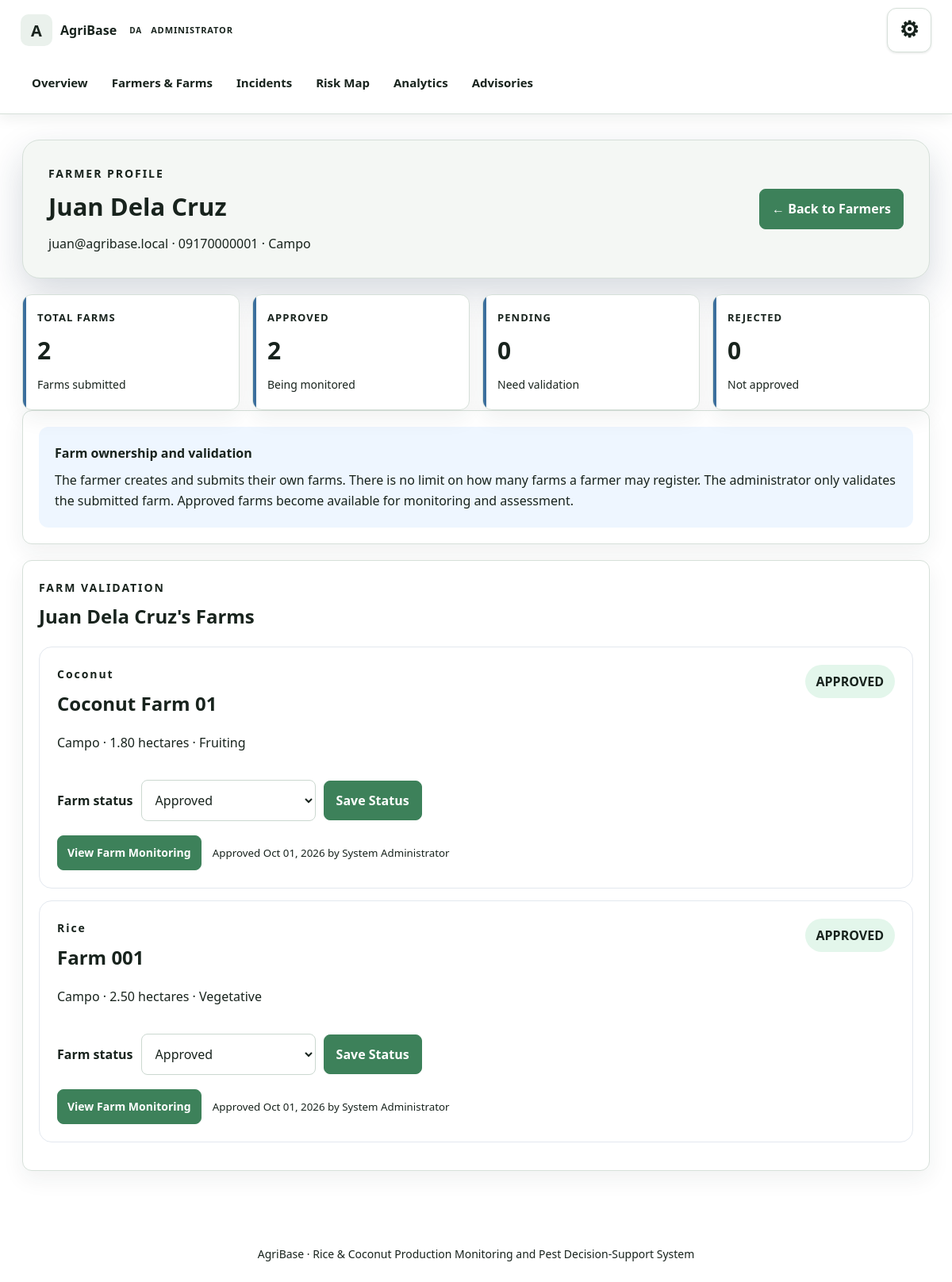
Page /farmer.php?id=2 (signed in) on the committed database.
### tables this page shows
CREATE TABLE users (
    id INT AUTO_INCREMENT PRIMARY KEY,
    full_name VARCHAR(150) NOT NULL,
    username VARCHAR(80) NOT NULL UNIQUE,
    email VARCHAR(150) NOT NULL UNIQUE,
    password_hash VARCHAR(255) NOT NULL,
    role ENUM('admin', 'farmer') NOT NULL DEFAULT 'farmer',
    phone VARCHAR(30) NULL,
    address VARCHAR(255) NULL,
    created_at TIMESTAMP DEFAULT CURRENT_TIMESTAMP
);

CREATE TABLE farms (
    id INT AUTO_INCREMENT PRIMARY KEY,
    farmer_id INT NOT NULL,
    farm_name VARCHAR(150) NOT NULL,
    barangay VARCHAR(100) NOT NULL,
    crop VARCHAR(50) NOT NULL,
    area_hectares DECIMAL(8,2) NOT NULL DEFAULT 0,
    growth_stage VARCHAR(80) NULL,

    approval_status ENUM('Pending', 'Approved', 'Rejected')
        NOT NULL DEFAULT 'Pending',

    approved_by INT NULL,
    approved_at DATETIME NULL,
    rejection_reason TEXT NULL,

    created_at TIMESTAMP DEFAULT CURRENT_TIMESTAMP,
    updated_at TIMESTAMP DEFAULT CURRENT_TIMESTAMP
        ON UPDATE CURRENT_TIMESTAMP,

    INDEX idx_farms_farmer (farmer_id),
    INDEX idx_farms_status (approval_status),

    CONSTRAINT fk_farms_farmer
        FOREIGN KEY (farmer_id)
        REFERENCES users(id)
        ON DELETE CASCADE,

    CONSTRAINT fk_farms_approved_by
        FOREIGN KEY (approved_by)
        REFERENCES users(id)
        ON DELETE SET NULL
);

### farmer.php (the view, shortened to what this page needs)
<?php
require 'includes/config.php';
require 'includes/functions.php';
$id = (int) ($_GET['id'] ?? 0);
$stmt = $pdo->prepare("
    SELECT *
    FROM users
    WHERE id = ?
    AND role = 'farmer'
");
$stmt->execute([$id]);
$farmer = $stmt->fetch();
$stmt = $pdo->prepare("
    SELECT
        f.*,
        u.full_name AS approved_by_name
    FROM farms f
    LEFT JOIN users u
        ON u.id = f.approved_by
    WHERE f.farmer_id = ?
    ORDER BY
        CASE f.approval_status
            WHEN 'Pending' THEN 1
            WHEN 'Approved' THEN 2
            WHEN 'Rejected' THEN 3
        END,
        f.id DESC
");
$stmt->execute([$id]);
$farms = $stmt->fetchAll();
$totalFarms = count($farms);
$pending = 0;
$approved = 0;
$rejected = 0;
foreach ($farms as $farm) {
    if ($farm['approval_status'] === 'Approved') {
        $approved++;
    }
}
?>
<div class="admin-hero compact">
    <div>
        <div class="eyebrow">
            FARMER PROFILE
        </div>
        <h1>
            <?= e($farmer['full_name']) ?>
        </h1>
        <p>
            <?= e($farmer['email']) ?>
            ·
            <?= e($farmer['phone']) ?>
            ·
            <?= e($farmer['address']) ?>
        </p>
    </div>
    <a
        class="admin-btn ghost"
        href="farmers.php"
    >
        ← Back to Farmers
    </a>
</div>
<div class="admin-kpi-grid">
    <div class="admin-kpi">
        <span>Total Farms</span>
        <strong>
            <?= $totalFarms ?>
        </strong>
        <small>
            Farms submitted
        </small>
    </div>
    <div class="admin-kpi">
        <span>Approved</span>
        <strong>
            <?= $approved ?>
        </strong>
        <small>
            Being monitored
        </small>
    </div>
    <div class="admin-kpi">
        <span>Pending</span>
        <strong>
            <?= $pending ?>
        </strong>
        <small>
            Need validation
        </small>
    </div>
    <div class="admin-kpi">
        <span>Rejected</span>
        <strong>
            <?= $rejected ?>
        </strong>
        <small>
            Not approved
        </small>
    </div>
</div>
<div class="admin-panel">
    <div style="
        padding:20px;
        background:#eef6ff;
        border-radius:12px;
        color:#27496d;
    ">
        <strong>Farm ownership and validation</strong>
        <p style="margin:8px 0 0">
            The farmer creates and submits their own farms.
            There is no limit on how many farms a farmer may register.
            The administrator only validates the submitted farm.
            Approved farms become available for monitoring and assessment.
        </p>
    </div>
</div>
<div class="admin-panel" style="margin-top:20px">
    <div class="panel-title">
        <div>
            <span class="eyebrow">
                FARM VALIDATION
            </span>
            <h2>
                <?= e($farmer['full_name']) ?>'s Farms
            </h2>
        </div>
    </div>
    <?php foreach ($farms as $farm): ?>
        <div style="
            border:1px solid #e3e8ef;
            border-radius:16px;
            padding:22px;
            margin-bottom:15px;
            background:#fff;
        ">
            <div style="
                display:flex;
                justify-content:space-between;
                align-items:flex-start;
                gap:20px;
                flex-wrap:wrap;
            ">
                <div>
                    <div class="eyebrow">
                        <?= e($farm['crop']) ?>
                    </div>
                    <h2 style="margin:6px 0">
                        <?= e($farm['farm_name']) ?>
                    </h2>
                    <p>
                        <?= e($farm['barangay']) ?>
                        ·
                        <?= e($farm['area_hectares']) ?>
                        hectares
                        ·
                        <?= e(
                            $farm['growth_stage']
                            ?: 'Stage not set'
                        ) ?>
                    </p>
                </div>
                <?php if ($farm['approval_status'] === 'Approved'): ?>
                    <span style="
                        background:#e3f6eb;
                        color:#176b42;
                        padding:8px 14px;
                        border-radius:30px;
                        font-weight:700;
                    ">
                        APPROVED
                    </span>
                <?php endif; ?>
            </div>
            <form method="post" class="farm-status-form">
                <label for="farm-status-<?= (int) $farm['id'] ?>">Farm status</label>
                <select
                    class="farm-status-select"
                    id="farm-status-<?= (int) $farm['id'] ?>"
                    name="approval_status"
                    data-current="<?= e($farm['approval_status']) ?>"
                    data-dialog="farm-rejection-<?= (int) $farm['id'] ?>"
                >
                    <?php foreach (['Pending', 'Approved', 'Rejected'] as $statusOption): ?>
                        <option value="<?= e($statusOption) ?>" <?= $farm['approval_status'] === $statusOption ? 'selected' : '' ?>>
                            <?= e($statusOption) ?>
                        </option>
                    <?php endforeach; ?>
                </select>
                <button class="admin-btn ghost" type="submit">Save Status</button>
            </form>
            <?php if (
                $farm['approval_status'] === 'Approved'
            ): ?>
                <div style="
                    margin-top:18px;
                ">
                    <a
                        class="btn small secondary"
                        href="farm.php?id=<?= $farm['id'] ?>"
                    >
                        View Farm Monitoring
                    </a>
                    <?php if ($farm['approved_at']): ?>
                        <small style="margin-left:10px">
                            Approved
                            <?= e(date(
                                'M d, Y',
                                strtotime(
                                    $farm['approved_at']
                                )
                            )) ?>
                            <?php if (
                                !empty(
                                    $farm['approved_by_name']
                                )
                            ): ?>
                                by
                                <?= e(
                                    $farm['approved_by_name']
                                ) ?>
                            <?php endif; ?>
                        </small>
                    <?php endif; ?>
                </div>
            <?php endif; ?>
        </div>
    <?php endforeach; ?>
</div>

### rows in the picture
users: full_name "Juan Dela Cruz", email "juan@agribase.local", phone "09170000001", address "Campo"
farms: crop "Coconut", farm_name "Coconut Farm 01", barangay "Campo", area_hectares "1.80", growth_stage "Fruiting", approval_status "APPROVED", approved_at "Oct 01, 2026", approved_by.full_name "System Administrator"
farms: crop "Rice", farm_name "Farm 001", barangay "Campo", area_hectares "2.50", growth_stage "Vegetative", approval_status "APPROVED", approved_at "Oct 01, 2026", approved_by.full_name "System Administrator"

### other values in the picture
$roleMark "DA"
$totalFarms "2"
$approved "2"
$pending "0"
$rejected "0"
form field approval_status "Approved"
